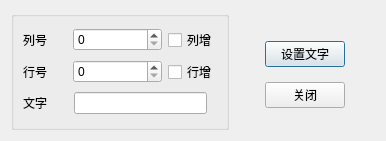
<?xml version="1.0" encoding="UTF-8"?>
<ui version="4.0">
 <class>TDialogLocate</class>
 <widget class="QDialog" name="TDialogLocate">
  <property name="geometry">
   <rect>
    <x>0</x>
    <y>0</y>
    <width>386</width>
    <height>141</height>
   </rect>
  </property>
  <property name="windowTitle">
   <string>定位单元格并设置文字</string>
  </property>
  <layout class="QHBoxLayout" name="horizontalLayout">
   <item>
    <widget class="QGroupBox" name="groupBox">
     <property name="title">
      <string/>
     </property>
     <layout class="QVBoxLayout" name="verticalLayout_2">
      <item>
       <layout class="QHBoxLayout" name="horizontalLayout_2" stretch="1,2,1">
        <item>
         <widget class="QLabel" name="label">
          <property name="text">
           <string>列号</string>
          </property>
         </widget>
        </item>
        <item>
         <widget class="QSpinBox" name="spinBox_Column"/>
        </item>
        <item>
         <widget class="QCheckBox" name="checkBox_Column">
          <property name="text">
           <string>列增</string>
          </property>
         </widget>
        </item>
       </layout>
      </item>
      <item>
       <layout class="QHBoxLayout" name="horizontalLayout_3" stretch="1,2,1">
        <item>
         <widget class="QLabel" name="label_2">
          <property name="text">
           <string>行号</string>
          </property>
         </widget>
        </item>
        <item>
         <widget class="QSpinBox" name="spinBox_Row"/>
        </item>
        <item>
         <widget class="QCheckBox" name="checkBox_Row">
          <property name="text">
           <string>行增</string>
          </property>
         </widget>
        </item>
       </layout>
      </item>
      <item>
       <layout class="QHBoxLayout" name="horizontalLayout_4" stretch="1,3">
        <property name="rightMargin">
         <number>10</number>
        </property>
        <item>
         <widget class="QLabel" name="label_3">
          <property name="text">
           <string>文字</string>
          </property>
         </widget>
        </item>
        <item>
         <widget class="QLineEdit" name="lineEdit"/>
        </item>
       </layout>
      </item>
     </layout>
    </widget>
   </item>
   <item>
    <layout class="QVBoxLayout" name="verticalLayout">
     <property name="leftMargin">
      <number>30</number>
     </property>
     <property name="topMargin">
      <number>21</number>
     </property>
     <property name="rightMargin">
      <number>30</number>
     </property>
     <property name="bottomMargin">
      <number>11</number>
     </property>
     <item>
      <widget class="QPushButton" name="pushButton_SetText">
       <property name="text">
        <string>设置文字</string>
       </property>
      </widget>
     </item>
     <item>
      <widget class="QPushButton" name="pushButton_Close">
       <property name="text">
        <string>关闭</string>
       </property>
      </widget>
     </item>
    </layout>
   </item>
  </layout>
 </widget>
 <resources/>
 <connections>
  <connection>
   <sender>pushButton_Close</sender>
   <signal>clicked()</signal>
   <receiver>TDialogLocate</receiver>
   <slot>close()</slot>
   <hints>
    <hint type="sourcelabel">
     <x>306</x>
     <y>95</y>
    </hint>
    <hint type="destinationlabel">
     <x>192</x>
     <y>70</y>
    </hint>
   </hints>
  </connection>
 </connections>
</ui>
